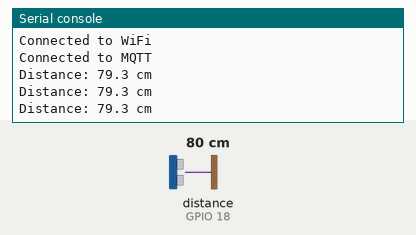
A program run on a simulated ESP32 board running MicroPython. Parts: the last lines printed to the serial console. Inputs (shaded band) come from the test bench; at power-on: distance to the obstacle (sensor on GPIO 18) 80 cm. The echo pulse lasts 58.3 µs per cm; WiFi joins after 1.5 s; no MQTT or app messages arrive unless stated.

Above: at 2.8 s.
2.9 s: distance to the obstacle (sensor on GPIO 18) set to 2 cm
At 3.6 s:
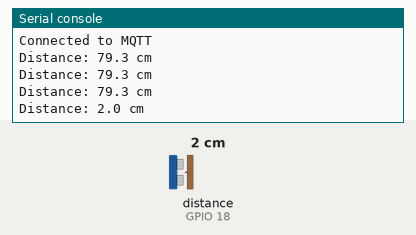
4.4 s: distance to the obstacle (sensor on GPIO 18) set to 4 cm
At 5.1 s:
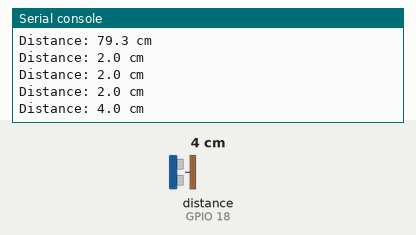
Timing chart, 0 to 7.4 s (numbered marks = the images above; inputs shaded):
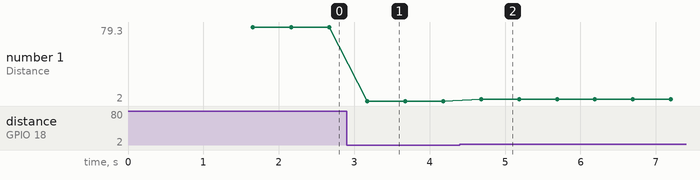

The program:

Ultrasonic_sensor.py
```python
import network
import time
from machine import Pin, time_pulse_us
from umqtt.simple import MQTTClient

# Wi-Fi and MQTT config
WIFI_SSID = "Wokwi-GUEST"
WIFI_PASS = ""
MQTT_BROKER = "broker.hivemq.com"
MQTT_CLIENT_ID = "esp32-distance-sensor"
MQTT_TOPIC = b"esp32/distance"

# Connect to Wi-Fi
def connect_wifi():
    wlan = network.WLAN(network.STA_IF)
    wlan.active(True)
    wlan.connect(WIFI_SSID, WIFI_PASS)
    while not wlan.isconnected():
        time.sleep(0.1)
    print("Connected to WiFi")

# Measure distance
def get_distance_cm(trigger, echo):
    trigger.off()
    time.sleep_us(2)
    trigger.on()
    time.sleep_us(10)
    trigger.off()
    duration = time_pulse_us(echo, 1, 30000)  # timeout 30ms
    distance_cm = (duration / 2) / 29.4
    return round(distance_cm, 1)

# Setup
trigger = Pin(5, Pin.OUT)
echo = Pin(18, Pin.IN)

connect_wifi()
client = MQTTClient(MQTT_CLIENT_ID, MQTT_BROKER)
client.connect()
print("Connected to MQTT")

# Loop
while True:
    try:
        dist = get_distance_cm(trigger, echo)
        print("Distance:", dist, "cm")
        client.publish(MQTT_TOPIC, str(dist))
    except Exception as e:
        print("Error:", e)
    time.sleep(0.5)
```

Measured:
- after the input at 2.9 s, the serial console: prints a new line after 0.27 s (image 1)
- after the input at 4.4 s, the serial console: prints a new line after 0.28 s (image 2)
- plotted number 1: 79.3 → 2 after the input at 2.9 s, 2 → 4 after the input at 4.4 s
